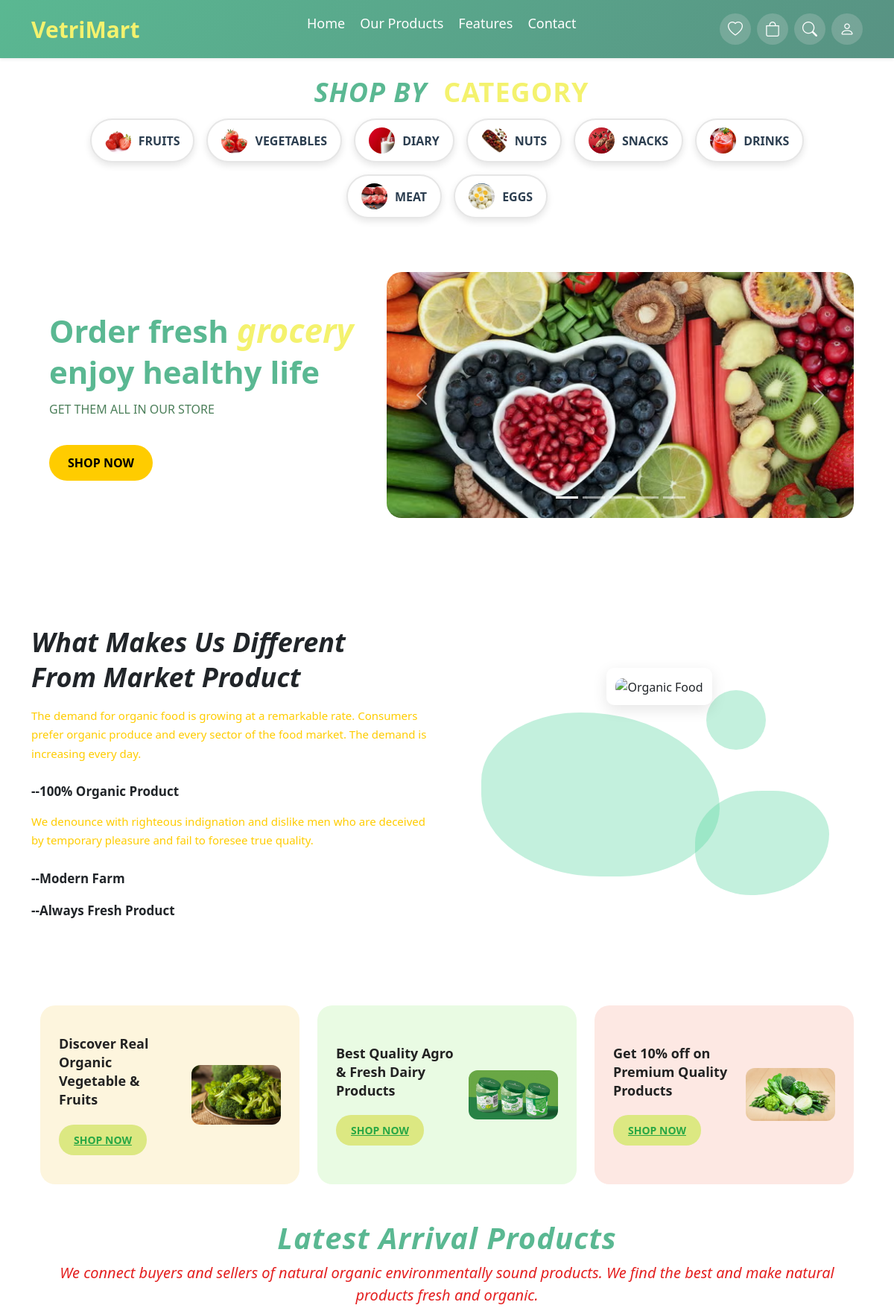
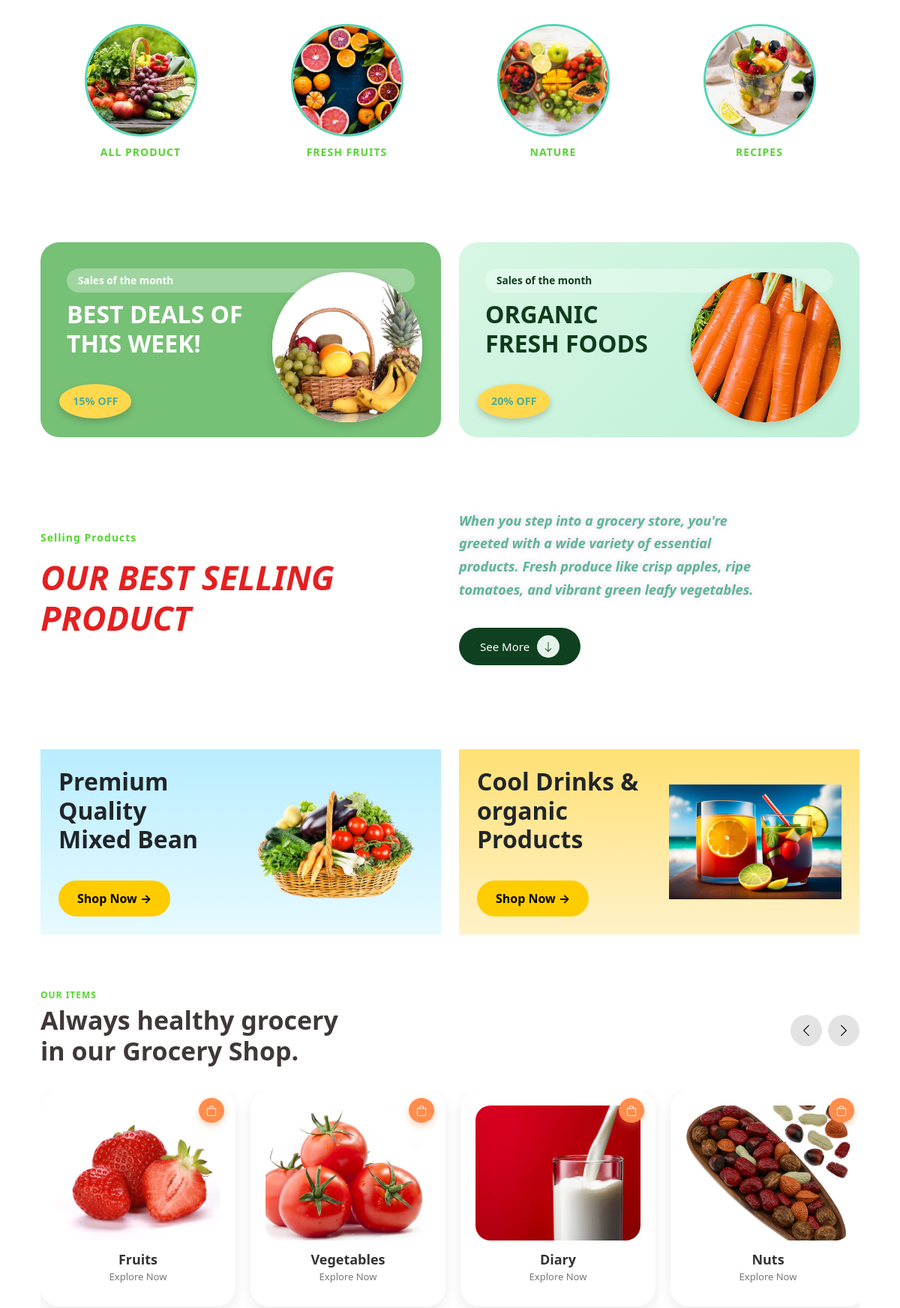
The page / (upper part) on the database its author committed (2 pictures, top to bottom).
### core/models.py (models this page shows, shortened)
class Category(models.Model):
    name = models.CharField(max_length=200, unique=True)
    image = models.ImageField(upload_to='categories/')
    is_offer_category = models.BooleanField(default=False)
    def get_absolute_url(self):
        return reverse('category_products', args=[self.id])

### core/views.py (the view)
# urls.py: path('', views.home, name='home'),
def home(request):
    categories = Category.objects.all()
    selected_zone_id = request.session.get('selected_zone')
    selected_zone = None
    if selected_zone_id:
        selected_zone = DeliveryZone.objects.filter(id=selected_zone_id).first()
    context = {
        'categories': categories,
        'selected_zone': selected_zone,
    }
    return render(request, 'core/home.html', context)

### core/templates/core/home.html (shortened to what this page needs)
{% extends 'core/base.html' %}
{% load static %}
{% block extra_css %}
<link rel="stylesheet" href="{% static 'css/home.css' %}" />
{% endblock %}
{% block content %}
<div class="container my-4 text-center fade-section">
  <h3 class="section-heading shine-heading"><span>Shop By</span> Category</h3>
  <div class="d-flex flex-wrap justify-content-center gap-3">
    {% for category in categories %}
    <a href="{{ category.get_absolute_url }}" class="cat-chip-img">
      <img src="{{ category.image.url }}" alt="{{ category.name }}" />
      <span>{{ category.name|upper }}</span>
    </a>
    {% endfor %}
  </div>
</div>
<section class="container-fluid py-5 homecontainer">
  <div class="row align-items-center">
    <div class="col-md-5 p-4 left-block">
      <h1 class="hero-heading">
        Order fresh <span>grocery</span><br />
        enjoy healthy life
      </h1>
      <p class="hero-sub">GET THEM ALL IN OUR STORE</p>
      <a href="{% url 'our_products' %}" class="shop-btn">SHOP NOW</a>
    </div>
    <div class="col-md-7">
      <div
        id="heroSlider"
        class="carousel slide"
        data-bs-ride="carousel"
        data-bs-interval="3000"
      >
        <div class="carousel-indicators">
          <button type="button" data-bs-target="#heroSlider" data-bs-slide-to="0" class="active"></button>
          <button type="button" data-bs-target="#heroSlider" data-bs-slide-to="1"></button>
          <button type="button" data-bs-target="#heroSlider" data-bs-slide-to="2"></button>
          <button type="button" data-bs-target="#heroSlider" data-bs-slide-to="3"></button>
          <button type="button" data-bs-target="#heroSlider" data-bs-slide-to="4"></button>
        </div>
        <div class="carousel-inner">
          <div class="carousel-item active">
            <img src="{% static 'images/img4.avif' %}" class="d-block w-100 slider-img" alt="" />
          </div>
        </div>
        <button class="carousel-control-prev" type="button" data-bs-target="#heroSlider" data-bs-slide="prev">
          <span class="carousel-control-prev-icon slider-arrow"></span>
        </button>
        <button class="carousel-control-next" type="button" data-bs-target="#heroSlider" data-bs-slide="next">
          <span class="carousel-control-next-icon slider-arrow"></span>
        </button>
      </div>
    </div>
  </div>
</section>
 <section class="container py-5 difference-section mt-5">
  <div class="row align-items-center">
    <div class="col-md-6">
      <h1 class="diff-title">
        What Makes Us Different <br />
        From Market Product
      </h1>
      <p class="diff-desc">
        The demand for organic food is growing at a remarkable rate. Consumers prefer organic produce and every sector of the food market. The demand is increasing every day.
      </p>
      <ul class="diff-list">
        <li>
          <strong>--100% Organic Product</strong>
          <p class="diff-desc">
            We denounce with righteous indignation and dislike men who are deceived by temporary pleasure and fail to foresee true quality.
          </p>
        </li>
        <li><strong>--Modern Farm</strong></li>
        <li><strong>--Always Fresh Product</strong></li>
      </ul>
    </div>
    <div class="col-md-6 position-relative text-center diff-image-container">
      <div class="blob blob1"></div>
      <div class="blob blob2"></div>
      <div class="blob blob3"></div>
      <div class="diff-image-box">
        <img src="{% static 'images/con1.avif' %}" alt="Organic Food" class="diff-image" />
      </div>
    </div>
  </div>
</section>
<section class="container py-5 promotion-section">
<div class="row g-4 mb-5">
    <div class="col-md-4">
  <div class="promo-card promo-bg-1">
    <div class="promo-content">
      <h4>Discover Real Organic Vegetable & Fruits</h4>
      <a href="{% url 'category_products' 2 %}" class="promo-btn">SHOP NOW</a>
    </div>
    <img src="{% static 'images/broccoli.jpg' %}" class="promo-img">
  </div>
</div>
<div class="col-md-4">
  <div class="promo-card promo-bg-2">
    <div class="promo-content">
      <h4>Best Quality Agro & Fresh Dairy Products</h4>
      <a href="{% url 'category_products' 3 %}" class="promo-btn">SHOP NOW</a>
    </div>
    <img src="{% static 'images/dairy.jpg' %}" class="promo-img">
  </div>
</div>
<div class="col-md-4">
  <div class="promo-card promo-bg-3">
    <div class="promo-content">
      <h4>Get 10% off on Premium Quality Products</h4>
      <a href="{% url 'category_products' 2 %}" class="promo-btn">SHOP NOW</a>
    </div>
    <img src="{% static 'images/vegetables.avif' %}" class="promo-img">
  </div>
</div>
  </div>
  <div class="text-center mb-4">
    <h1 class="arrival-title">Latest Arrival Products</h1>
    <p class="arrival-desc fs-5">
      We connect buyers and sellers of natural organic environmentally sound products. We find the best and make natural products fresh and organic.
    </p>
  </div>
  <div class="row text-center g-2 feature-row">
    <div class="col-md-3">
      <div class="feature-box">
        <div class="feature-img"><img src="{% static 'images/pr1.jpg' %}" alt="" /></div>
        <p class="cat-subtitle">All Product</p>
      </div>
    </div>
    <div class="col-md-3">
      <div class="feature-box">
        <div class="feature-img"><img src="{% static 'images/pr2.jpg' %}" alt="" /></div>
        <p class="cat-subtitle">Fresh Fruits</p>
      </div>
    </div>
    <div class="col-md-3">
      <div class="feature-box">
        <div class="feature-img"><img src="{% static 'images/pr3.webp' %}" alt="" /></div>
        <p class="cat-subtitle">Nature</p>
      </div>
    </div>
    <div class="col-md-3">
      <div class="feature-box">
        <div class="feature-img"><img src="{% static 'images/pr4.jpg' %}" alt="" /></div>
        <p class="cat-subtitle">Recipes</p>
      </div>
    </div>
  </div>
</section>
<div class="container my-5">
  <div class="row g-4">
    <div class="col-md-6">
      <div class="offer-card offer-green">
        <span class="offer-tag">Sales of the month</span>
        <h2 class="offer-title">BEST DEALS OF<br />THIS WEEK!</h2>
        <div class="offer-badge">15% OFF</div>
        <div class="offer-img-wrap">
          <img src="{% static 'images/fruit.avif' %}" class="offerspromo-img " />
        </div>
      </div>
    </div>
    <div class="col-md-6">
      <div class="offer-card offer-light">
        <span class="offers-tag">Sales of the month</span>
        <h2 class="offer-title">ORGANIC <br />FRESH FOODS</h2>
        <div class="offer-badge">20% OFF</div>
        <div class="offer-img-wrap">
          <img src="{% static 'images/carrot.webp' %}" class="offerspromo-img " />
        </div>
      </div>
    </div>
  </div>
</div>
<section class="best-selling container py-5">
  <div class="row align-items-center">
    <div class="col-md-6">
      <p class="best-subtitle">Selling Products</p>
      <h2 class="best-title">
        OUR BEST SELLING <br />
        PRODUCT
      </h2>
    </div>
    <div class="col-md-6">
      <p class="best-text">
        When you step into a grocery store, you're greeted with a wide variety of essential products. Fresh produce like crisp apples, ripe tomatoes, and vibrant green leafy vegetables.
      </p>
      <a href="{% url 'offers_page' %}">
        <button class="best-btn">
          See More
          <span class="best-btn-icon"><i class="bi bi-arrow-down"></i></span>
        </button>
      </a>
    </div>
  </div>
</section>
<div class="container py-4">
  <div class="row g-4">
    <div class="col-lg-6 col-md-6 col-12">
      <div class="promocard blue-bg d-flex flex-column flex-md-row align-items-center p-4">
        <div class="text-section mb-3 mb-md-0 me-md-3">
          <h2 class="fw-bold mb-3">Premium Quality <br> Mixed Bean</h2>
          <a href="{% url 'category_products' 2 %}" class="shop-btn">Shop Now <span>→</span></a>
        </div>
        <img src="{% static 'images/veg1.png' %}" class="offers-img" />
      </div>
    </div>
    <div class="col-lg-6 col-md-6 col-12">
      <div class="promocard yellow-bg d-flex flex-column flex-md-row align-items-center p-4">
        <div class="text-section mb-3 mb-md-0 me-md-3">
          <h2 class="fw-bold mb-3">Cool Drinks & <br> organic Products</h2>
          <a href="{% url 'category_products' 6 %}" class="shop-btn">Shop Now <span>→</span></a>
        </div>
        <img src="{% static 'images/drink1.avif' %}" class="offers-img" />
      </div>
    </div>
  </div>
</div>
<div class="container my-5">
  <div class="category-header d-flex justify-content-between align-items-center mb-4">
    <div>
      <p class="cat-subtitle">OUR ITEMS</p>
      <h4 class="cat-title">
        Always healthy grocery <br />
        in our Grocery Shop.
      </h4>
    </div>
    <div class="cat-arrows d-flex gap-2">
      <button class="cat-arrow-left cat-arrow-btn"><i class="bi bi-chevron-left"></i></button>
      <button class="cat-arrow-right cat-arrow-btn"><i class="bi bi-chevron-right"></i></button>
    </div>
  </div>
  <div class="category-slider-wrapper">
    <div class="category-slider" id="categorySlider">
      {% for category in categories %}
      <div class="category-item">
        <a href="{{ category.get_absolute_url }}" class="text-decoration-none">
          <div class="food-card">
            <div class="food-img-wrapper">
              <img src="{{ category.image.url }}" alt="{{ category.name }}" />
            </div>
            <button class="cart-btn">
              <i class="bi bi-bag"></i>
            </button>
            <h4 class="food-title">{{ category.name|title }}</h4>
            <p class="food-sub">Explore Now</p>
          </div>
        </a>
      </div>
      {% endfor %}
    </div>
  </div>
</div>
{% endblock %}

### rows shown on the page
Category: image (picture), name "FRUITS", name "Fruits"
Category: image (picture), name "VEGETABLES", name "Vegetables"
Category: image (picture), name "DIARY", name "Diary"
Category: image (picture), name "NUTS", name "Nuts"
Category: image (picture), name "SNACKS"
Category: image (picture), name "DRINKS"
Category: image (picture), name "MEAT"
Category: image (picture), name "EGGS"
